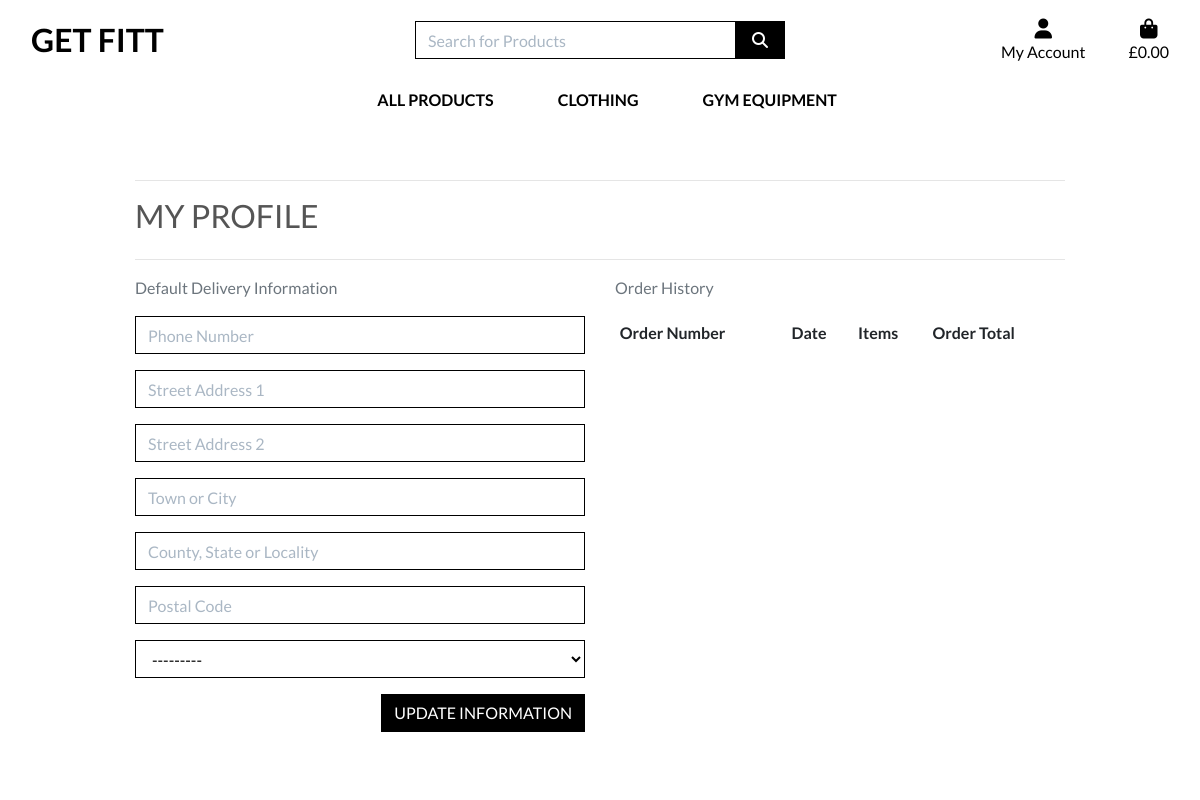
The page /profile/ (signed in) on the database as committed earlier.
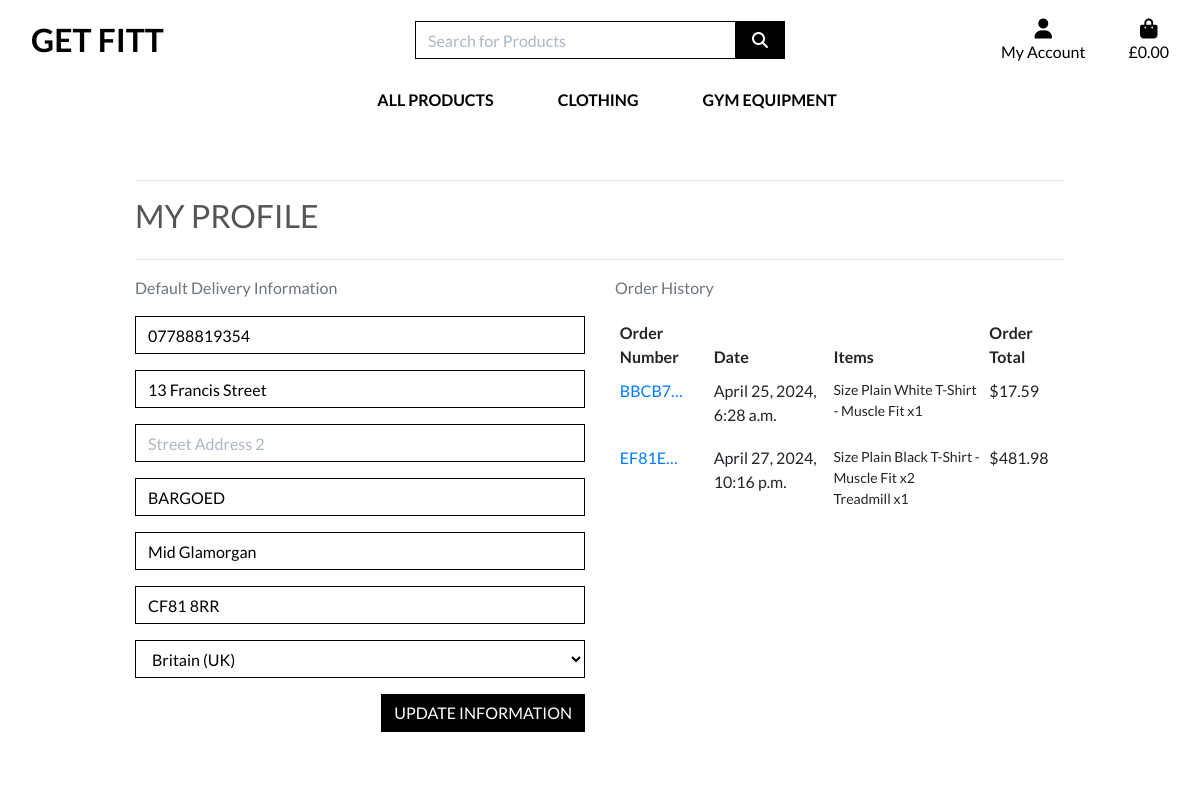
The same page on the database as committed later.
### profiles/models.py (models this page shows, shortened)
class UserProfile(models.Model):
    user = models.OneToOneField(User, on_delete=models.CASCADE)
    default_phone_number = models.CharField(max_length=20, null=True, blank=True)
    default_street_address1 = models.CharField(max_length=80, null=True, blank=True)
    default_street_address2 = models.CharField(max_length=80, null=True, blank=True)
    default_town_or_city = models.CharField(max_length=40, null=True, blank=True)
    default_county = models.CharField(max_length=80, null=True, blank=True)
    default_postcode = models.CharField(max_length=20, null=True, blank=True)
    default_country = CountryField(blank_label='Country', null=True, blank=True)

### checkout/models.py (models this page shows, shortened)
class Order(models.Model):
    order_number = models.CharField(max_length=32, null=False, editable=False)
    user_profile = models.ForeignKey(UserProfile, on_delete=models.SET_NULL,
                                     null=True, blank=True, related_name='orders')
    full_name = models.CharField(max_length=50, null=False, blank=False)
    email = models.EmailField(max_length=254, null=False, blank=False)
    phone_number = models.CharField(max_length=20, null=False, blank=False)
    country = CountryField(blank_label='Country *', null=False, blank=False)
    postcode = models.CharField(max_length=20, null=True, blank=True)
    town_or_city = models.CharField(max_length=40, null=False, blank=False)
    street_address1 = models.CharField(max_length=80, null=False, blank=False)
    street_address2 = models.CharField(max_length=80, null=True, blank=True)
    county = models.CharField(max_length=80, null=True, blank=True)
    date = models.DateTimeField(auto_now_add=True)
    delivery_cost = models.DecimalField(max_digits=6, decimal_places=2, null=False, default=0)
    order_total = models.DecimalField(max_digits=10, decimal_places=2, null=False, default=0)
    grand_total = models.DecimalField(max_digits=10, decimal_places=2, null=False, default=0)
    original_bag = models.TextField(null=False, blank=False, default='')
    stripe_pid = models.CharField(max_length=254, null=False, blank=False, default='')

class OrderLineItem(models.Model):
    order = models.ForeignKey(Order, null=False, blank=False, on_delete=models.CASCADE, related_name='lineitems')
    product = models.ForeignKey(Product, null=False, blank=False, on_delete=models.CASCADE)
    product_size = models.CharField(max_length=2, null=True, blank=True) # XS, S, M, L, XL
    quantity = models.IntegerField(null=False, blank=False, default=0)
    lineitem_total = models.DecimalField(max_digits=6, decimal_places=2, null=False, blank=False, editable=False)

### products/models.py (models this page shows, shortened)
class Product(models.Model):
    category = models.ForeignKey('Category', null=True, blank=True, on_delete=models.SET_NULL)
    sku = models.CharField(max_length=254, null=True, blank=True)
    name = models.CharField(max_length=254)
    description = models.TextField()
    has_sizes = models.BooleanField(default=False, null=True, blank=True)
    price = models.DecimalField(max_digits=6, decimal_places=2)
    rating = models.DecimalField(max_digits=6, decimal_places=2, null=True, blank=True)
    image_url = models.URLField(max_length=1024, null=True, blank=True)
    image = models.ImageField(null=True, blank=True)

### profiles/views.py (the view)
# urls.py: path('profile/', include('profiles.urls')),
@login_required
def profile(request):
    profile = get_object_or_404(UserProfile, user=request.user)
    if request.method == 'POST':
        form = UserProfileForm(request.POST, instance=profile)
        if form.is_valid():
            form.save()
            messages.success(request, 'Profile updated successfully')
        else:
            messages.error(request, 'Update failed. Please ensure the form is valid.')
    else:
        form = UserProfileForm(instance=profile)
    orders = profile.orders.all()
    template = 'profiles/profile.html'
    context = {
        'form': form,
        'orders': orders,
        'on_profile_page': True
    }
    return render(request, template, context)

### profiles/forms.py
class UserProfileForm(forms.ModelForm):
    class Meta:
        model = UserProfile
        exclude = ('user',)
    def __init__(self, *args, **kwargs):
        super().__init__(*args, **kwargs)
        placeholders = {
            'default_phone_number': 'Phone Number',
            'default_postcode': 'Postal Code',
            'default_town_or_city': 'Town or City',
            'default_street_address1': 'Street Address 1',
            'default_street_address2': 'Street Address 2',
            'default_county': 'County, State or Locality',
        }
        self.fields['default_phone_number'].widget.attrs['autofocus'] = True
        for field in self.fields:
            if field != 'default_country':
                if self.fields[field].required:
                    placeholder = f'{placeholders[field]} *'
                else:
                    placeholder = placeholders[field]
                self.fields[field].widget.attrs['placeholder'] = placeholder
            self.fields[field].widget.attrs['class'] = 'border-black rounded-0 profile-form-input'
            self.fields[field].label = False

### bag/contexts.py (called while the page is built, shortened)
def bag_contents(request):
    bag_items = []
    total = 0
    product_count = 0
    bag = request.session.get('bag', {})
    if total < settings.FREE_DELIVERY_THRESHOLD:
        delivery = total * Decimal(settings.STANDARD_DELIVERY_PERCENTAGE / 100)
        free_delivery_delta = settings.FREE_DELIVERY_THRESHOLD - total
    else:
        delivery = 0
        free_delivery_delta = 0
    grand_total = delivery + total
    context = {
        'bag_items': bag_items,
        'total': total,
        'product_count': product_count,
        'delivery': delivery,
        'free_delivery_delta': free_delivery_delta,
        'free_delivery_threshold': settings.FREE_DELIVERY_THRESHOLD,
        'grand_total': grand_total,
    }
    return context

### profiles/templates/profiles/profile.html (shortened to what this page needs)
{% extends "base.html" %}
{% load static %}
{% block extra_css %}
    <link rel="stylesheet" href="{% static 'profiles/css/profile.css' %}">
{% endblock %}
{% block page_header %}
    <div class="container header-container">
    </div>
{% endblock %}
{% block content %}
    <div class="overlay"></div>
    <div class="container">
        <div class="row">
            <div class="col">
                <hr>
                <h2 class="logo-font mb-4">My Profile</h2>
                <hr>
            </div>
        </div>
        <div class="row">
            <div class="col-12 col-lg-6">
                <p class="text-muted">Default Delivery Information</p>
                <form class="mt-3" action="{% url 'profile' %}" method="POST" id="profile-update-form">
                    {{ form|crispy }}
                    <button class="btn btn-black rounded-0 text-uppercase float-right">Update Information</button>
                </form>
            </div>
            <div class="col-12 col-lg-6">
                <p class="text-muted">Order History</p>
                <div class="order-history table-responsive">
                    <table class="table table-sm table-borderless">
                        <thead>
                            <tr>
                                <th>Order Number</th>
                                <th>Date</th>
                                <th>Items</th>
                                <th>Order Total</th>
                            </tr>
                        </thead>
                        <tbody>
                            {% for order in orders %}
                                <tr>
                                    <td>
                                        <a href="{% url 'order_history' order.order_number %}"
                                        title="{{ order.order_number }}">
                                            {{ order.order_number|truncatechars:6 }}
                                        </a>
                                    </td>
                                    <td>{{ order.date }}</td>
                                    <td>
                                        <ul class="list-unstyled">
                                            {% for item in order.lineitems.all %}
                                                <li class="small">
                                                    {% if item.product.has_sizes %}
                                                        Size {{ item.product.size|upper }}
                                                    {% endif %}{{ item.product.name }} x{{ item.quantity }}
                                                </li>
                                            {% endfor %}
                                        </ul>
                                    </td>
                                    <td>${{ order.grand_total }}</td>
                                </tr>
                            {% endfor %}
                        </tbody>
                    </table>
                </div>
            </div>
        </div>
{% endblock %}

### templates/base.html (shortened to what this page needs)
{% load static %}
<!doctype html>
<html lang="en">
  <head>
    {% block main_css %}
    <link rel="stylesheet" href="https://cdn.jsdelivr.net/npm/bootstrap@4.6.2/dist/css/bootstrap.min.css">
    <link rel="stylesheet" href="{% static 'css/base.css' %}">
    {% endblock %}
    {% block extra_css %}
    {% endblock %}
  </head>
  <body>
    <header class="container-fluid fixed-top">
      <div id="topnav" class="row bg-white pt-lg-2 d-none d-lg-flex">
        <div class="col col-12 col-lg-4 my-auto py-1 py-lg-0 text-center text-lg-left">
          <a href="{% url 'home' %}" class="nav-link main-logo-link">
            <h2 class="logo-font text-black my-0"><strong>Get Fitt</strong></h2>
          </a>
        </div>
        <div class="col col-12 col-lg-4 my-auto py-1 py-lg-0 text-center text-lg-left">
          <form action="{% url 'products' %}" method="GET">
            <div class="input-group w-100">
              <input type="text" name="q" placeholder="Search for Products" class="form-control border border-black rounded-0">
                <div class="input-group-append">
                  <button class="form-control btn btn-black border border-black rounded-0" type="submit">
                    <span class="icon">
                      <i class="fas fa-search"></i>
                    </span>
                  </button>
                </div>
            </div>
          </form>
        </div>
        <div class="col col-12 col-lg-4 my-auto py-1 py-lg-0 text-center text-lg-left">
          <ul class="list-inline list-unstyled text-center text-lg-right my-0">
            <li class="list-inline-item dropdown">
              <a href="#" class="text-black nav-link" id="user-options" data-toggle="dropdown" aria-haspopup="true" aria-expanded="false">
                <div class="text-center">
                  <div><i class="fas fa-user fa-lg"></i></div>
                  <p class="my-0">My Account</p>
                </div>
              </a>
            </li>
            <li class="list-inline-item">
              <a class="{% if grand_total %}text-info font-weight-bold{% else %}text-black{% endif %} nav-link" href="{% url 'view_bag' %}">
                <div class="text-center">
                  <div><i class="fas fa-shopping-bag fa-lg"></i></div>
                    <p class="my-0">
                      {% if grand_total %}
                        £{{ grand_total|floatformat:2 }}
                      {% else %}
                        £0.00
                      {% endif %}
                    </p>
                </div>
              </a>
            </li>
          </ul>
        </div>
      </div>
      <div class="row bg-white">
        <nav class="navbar navbar-expand-lg navbar-light w-100">
            {% include 'includes/mobile-top-header.html' %}
            {% include 'includes/main-nav.html' %}
        </nav>
      </div>
    </header>
    {% block page_header %}
    {% endblock %}
    {% block content %}
    {% endblock %}
  </body>
</html>

### templates/includes/mobile-top-header.html (shortened to what this page needs)
<ul>
  </ul>

### templates/includes/main-nav.html (shortened to what this page needs)
<div class="collapse navbar-collapse" id="main-nav">
    <ul class="navbar-nav w-auto mx-auto">
        <li class="nav-item dropdown">
            <a class="logo-font font-weight-bold nav-link text-black mr-5" href="#" id="all-products-link" data-toggle="dropdown" aria-haspopup="true" aria-expanded="false">
                All Products
            </a>
        </li>
        <li class="nav-item dropdown">
            <a class="logo-font font-weight-bold nav-link text-black mr-5" href="#" id="clothing-link" data-toggle="dropdown" aria-haspopup="true" aria-expanded="false">
                Clothing
            </a>
        </li>
        <li class="nav-item dropdown">
            <a class="logo-font font-weight-bold nav-link text-black mr-5" href="#" id="homeware-link" data-toggle="dropdown" aria-haspopup="true" aria-expanded="false">
                Gym Equipment
            </a>
            </li>
    </ul>
</div>

### static/css/base.css (style rules this page uses)
html { height: 100%; }
body { background: url('/media/homepage_background_cropped.jpg') no-repeat center center fixed; background-size: cover; height: calc(100vh - 164px); color: #555; font-family: 'Lato'; }
.icon { align-items: center; display: inline-flex; justify-content: center; height: 1.5rem; width: 1.5rem; }
.logo-font { text-transform: uppercase; }
.main-logo-link { width: fit-content; }
.btn-black { background: black; color: white; }
.text-black { color: #000 !important; }
.border-black { border: 1px solid black !important; }
.overlay { height: 100%; width: 100%; top: 0; left: 0; position: fixed; background: white; z-index: -1; }
input[name='q']::placeholder { color: #aab7c4; }
@media (min-width: 1200px) { .container { max-width: 80%; } }
@media (min-width: 992px) { .header-container { padding-top: 164px; } }

### profiles/static/profiles/css/profile.css (style rules this page uses)
.order-history { max-height: 416px; overflow-y: auto; }
#profile-update-form .form-control { color: #000; }
#profile-update-form input::placeholder { color: #aab7c4; }
#id_default_country, #id_default_country option:not(:first-child) { color: #000; }

Rows that differ between the two databases and show on the page:
changed UserProfile: default_phone_number (not shown) → "07788819354"; default_street_address1 (not shown) → "13 Francis Street"; default_town_or_city (not shown) → "BARGOED"; default_county (not shown) → "Mid Glamorgan"; default_postcode (not shown) → "CF81 8RR"; default_country "---------" → "Britain (UK)"
added Order: order_number "BBCB7…", date "April 25, 2024, 6:28 a.m.", grand_total "17.59"
added OrderLineItem: product.name "Plain White T-Shirt - Muscle Fit", quantity "1", shown under "BBCB7…"
added Order: order_number "EF81E…", date "April 27, 2024, 10:16 p.m.", grand_total "481.98"
added OrderLineItem: product.name "Plain Black T-Shirt - Muscle Fit", quantity "2", shown under "EF81E…"
added OrderLineItem: product.name "Treadmill", quantity "1", shown under "EF81E…"
